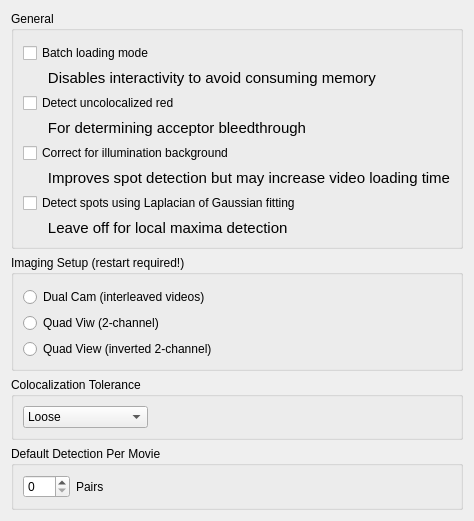
<?xml version="1.0" encoding="UTF-8"?>
<ui version="4.0">
 <class>Preferences</class>
 <widget class="QWidget" name="Preferences">
  <property name="geometry">
   <rect>
    <x>0</x>
    <y>0</y>
    <width>532</width>
    <height>518</height>
   </rect>
  </property>
  <property name="sizePolicy">
   <sizepolicy hsizetype="Preferred" vsizetype="Preferred">
    <horstretch>0</horstretch>
    <verstretch>0</verstretch>
   </sizepolicy>
  </property>
  <property name="minimumSize">
   <size>
    <width>0</width>
    <height>0</height>
   </size>
  </property>
  <property name="windowTitle">
   <string notr="true">Preferences</string>
  </property>
  <property name="statusTip">
   <string notr="true"/>
  </property>
  <property name="whatsThis">
   <string notr="true"/>
  </property>
  <property name="accessibleName">
   <string notr="true"/>
  </property>
  <layout class="QVBoxLayout" name="verticalLayout">
   <property name="sizeConstraint">
    <enum>QLayout::SetFixedSize</enum>
   </property>
   <item>
    <widget class="QGroupBox" name="generalGroup">
     <property name="font">
      <font>
       <weight>50</weight>
       <bold>false</bold>
      </font>
     </property>
     <property name="title">
      <string>General</string>
     </property>
     <property name="flat">
      <bool>true</bool>
     </property>
     <property name="checkable">
      <bool>false</bool>
     </property>
     <layout class="QGridLayout" name="gridLayout_2">
      <property name="topMargin">
       <number>12</number>
      </property>
      <item row="7" column="0">
       <widget class="QCheckBox" name="checkBox_unColocRed">
        <property name="text">
         <string>Detect uncolocalized red</string>
        </property>
       </widget>
      </item>
      <item row="12" column="0">
       <widget class="QLabel" name="label_5">
        <property name="font">
         <font>
          <pointsize>11</pointsize>
         </font>
        </property>
        <property name="text">
         <string>      Leave off for local maxima detection</string>
        </property>
       </widget>
      </item>
      <item row="3" column="0">
       <widget class="QLabel" name="label_4">
        <property name="font">
         <font>
          <pointsize>11</pointsize>
         </font>
        </property>
        <property name="text">
         <string>      Disables interactivity to avoid consuming memory</string>
        </property>
       </widget>
      </item>
      <item row="10" column="0">
       <widget class="QLabel" name="label_2">
        <property name="font">
         <font>
          <pointsize>11</pointsize>
         </font>
        </property>
        <property name="text">
         <string>      Improves spot detection but may increase video loading time</string>
        </property>
       </widget>
      </item>
      <item row="1" column="0">
       <widget class="QCheckBox" name="checkBox_batchLoadingMode">
        <property name="text">
         <string>Batch loading mode</string>
        </property>
       </widget>
      </item>
      <item row="8" column="0">
       <widget class="QLabel" name="label">
        <property name="font">
         <font>
          <pointsize>11</pointsize>
         </font>
        </property>
        <property name="text">
         <string>      For determining acceptor bleedthrough</string>
        </property>
       </widget>
      </item>
      <item row="11" column="0">
       <widget class="QCheckBox" name="checkBox_fitSpots">
        <property name="text">
         <string>Detect spots using Laplacian of Gaussian fitting</string>
        </property>
       </widget>
      </item>
      <item row="9" column="0">
       <widget class="QCheckBox" name="checkBox_illuCorrect">
        <property name="text">
         <string>Correct for illumination background</string>
        </property>
       </widget>
      </item>
     </layout>
    </widget>
   </item>
   <item>
    <widget class="QGroupBox" name="imagingGroup">
     <property name="font">
      <font>
       <weight>50</weight>
       <bold>false</bold>
      </font>
     </property>
     <property name="autoFillBackground">
      <bool>false</bool>
     </property>
     <property name="title">
      <string>Imaging Setup (restart required!)</string>
     </property>
     <property name="flat">
      <bool>true</bool>
     </property>
     <layout class="QGridLayout" name="gridLayout">
      <property name="sizeConstraint">
       <enum>QLayout::SetDefaultConstraint</enum>
      </property>
      <property name="topMargin">
       <number>12</number>
      </property>
      <item row="2" column="0">
       <widget class="QRadioButton" name="radioButton_2_col_inv">
        <property name="text">
         <string>Quad View (inverted 2-channel)</string>
        </property>
       </widget>
      </item>
      <item row="1" column="0">
       <widget class="QRadioButton" name="radioButton_2_col">
        <property name="text">
         <string>Quad Viw (2-channel)</string>
        </property>
       </widget>
      </item>
      <item row="0" column="0">
       <widget class="QRadioButton" name="radioButton_dual">
        <property name="text">
         <string>Dual Cam (interleaved videos)</string>
        </property>
       </widget>
      </item>
     </layout>
    </widget>
   </item>
   <item>
    <widget class="QGroupBox" name="groupBox">
     <property name="title">
      <string>Colocalization Tolerance</string>
     </property>
     <property name="flat">
      <bool>true</bool>
     </property>
     <layout class="QGridLayout" name="gridLayout_3">
      <item row="0" column="0">
       <widget class="QComboBox" name="toleranceComboBox">
        <property name="sizePolicy">
         <sizepolicy hsizetype="MinimumExpanding" vsizetype="Fixed">
          <horstretch>0</horstretch>
          <verstretch>0</verstretch>
         </sizepolicy>
        </property>
        <property name="maximumSize">
         <size>
          <width>125</width>
          <height>16777215</height>
         </size>
        </property>
        <property name="sizeAdjustPolicy">
         <enum>QComboBox::AdjustToContents</enum>
        </property>
        <item>
         <property name="text">
          <string>Loose</string>
         </property>
        </item>
        <item>
         <property name="text">
          <string>Moderate</string>
         </property>
        </item>
        <item>
         <property name="text">
          <string>Strict</string>
         </property>
        </item>
       </widget>
      </item>
      <item row="0" column="1">
       <spacer name="horizontalSpacer">
        <property name="orientation">
         <enum>Qt::Horizontal</enum>
        </property>
        <property name="sizeHint" stdset="0">
         <size>
          <width>40</width>
          <height>20</height>
         </size>
        </property>
       </spacer>
      </item>
     </layout>
    </widget>
   </item>
   <item>
    <widget class="QGroupBox" name="groupBox_2">
     <property name="title">
      <string>Default Detection Per Movie</string>
     </property>
     <property name="flat">
      <bool>true</bool>
     </property>
     <layout class="QGridLayout" name="gridLayout_5">
      <item row="0" column="0">
       <widget class="QSpinBox" name="spinBox_autoDetect">
        <property name="maximum">
         <number>999</number>
        </property>
       </widget>
      </item>
      <item row="0" column="2">
       <spacer name="horizontalSpacer_3">
        <property name="orientation">
         <enum>Qt::Horizontal</enum>
        </property>
        <property name="sizeHint" stdset="0">
         <size>
          <width>40</width>
          <height>20</height>
         </size>
        </property>
       </spacer>
      </item>
      <item row="0" column="1">
       <widget class="QLabel" name="label_6">
        <property name="text">
         <string>Pairs</string>
        </property>
       </widget>
      </item>
     </layout>
    </widget>
   </item>
  </layout>
 </widget>
 <resources/>
 <connections/>
</ui>
